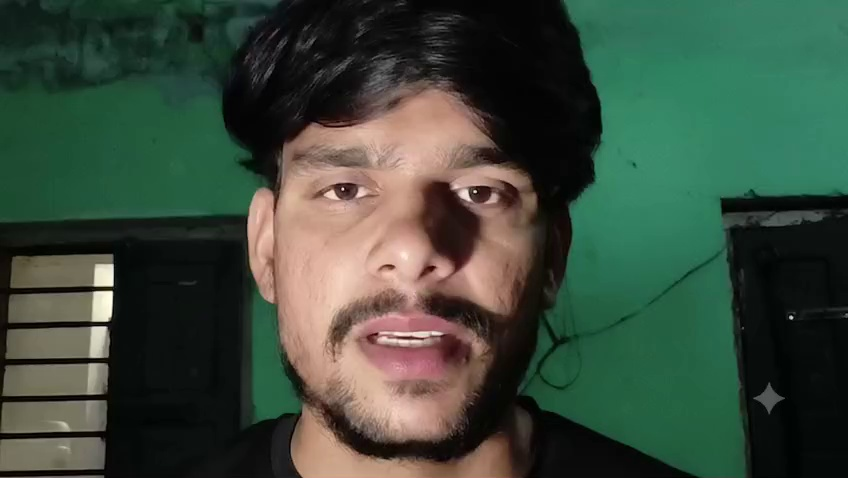
#> input picture sourcediff/data/cases/20261205T201625044496Z-2f763296/input/f1.jpg, 848 x 478 px
$ python run_case.py ../demo/manual_images/f1.jpg
#> lines starting #> are read from the running program, lines starting #| are printed output that depends on the picture
### sourcediff/sourcediff/ingest.py
"""Ingest: the first thing that touches an upload.

Creates the case folder, hashes the file (SHA-256), decides the door (image / video),
probes duration and streams with ffprobe, and sets the flags that decide which diff channels apply.

Flags and how honest they are today:
  has_face    real but crude: OpenCV Haar frontal-face detector on one frame. Replace with MediaPipe.

If the file cannot be probed at all (probe_ok = false) the flags are meaningless, so the verdict engine
refuses to go further: "Can't Verify". A broken probe must never switch channels off.

Tests and demos may drop <case>/scenario/ingest.json to override door / duration_s / flags,
so the verdict logic can be rehearsed on hand-written evidence with a dummy input file.
"""
from __future__ import annotations

import hashlib
import json
import re
import shutil
import subprocess
from datetime import datetime, timezone
from pathlib import Path

from sourcediff import paths

IMAGE_EXT = {".jpg", ".jpeg", ".png", ".webp", ".bmp"}
VIDEO_EXT = {".mp4", ".mov", ".mkv", ".webm", ".avi"}
MAX_UPLOAD_BYTES = 500 * 1024 * 1024


class UnsupportedFile(ValueError):
    pass


def door_for(filename: str) -> str:
    ext = Path(filename).suffix.lower()
    if ext in IMAGE_EXT:
        return "image"
    if ext in VIDEO_EXT:
        return "video"
    raise UnsupportedFile(
        f"unsupported file type {ext or '(none)'}; only image and video files are supported"
    )


def safe_name(filename: str) -> str:
    name = Path(filename).name or "upload"
    name = re.sub(r"[^A-Za-z0-9._-]", "_", name)
    return name[-120:]


def sha256_file(path: Path) -> str:
    h = hashlib.sha256()
    with open(path, "rb") as f:
        for chunk in iter(lambda: f.read(1 << 20), b""):
            h.update(chunk)
    return h.hexdigest()


def create_case(src_path, original_filename: str, root: Path | None = None) -> Path:
    """Copy an upload into a new case folder: <root>/<UTC time>-<sha8>/input/<file>."""
    door_for(original_filename)                       # reject unsupported types early
    root = Path(root) if root else paths.cases_dir()
    src_path = Path(src_path)
    sha = sha256_file(src_path)
    stamp = datetime.now(timezone.utc).strftime("%Y%m%dT%H%M%S%fZ")
    case_dir = root / f"{stamp}-{sha[:8]}"
    (case_dir / "input").mkdir(parents=True)
    shutil.copyfile(src_path, case_dir / "input" / safe_name(original_filename))
    return case_dir


# [36 lines left out: function _probe, not called in this run]


def _has_face(frame_bgr) -> bool:
    try:
        import cv2
        if hasattr(cv2, "CascadeClassifier") and hasattr(cv2, "data") and hasattr(cv2.data, "haarcascades"):
            cas = cv2.CascadeClassifier(cv2.data.haarcascades + "haarcascade_frontalface_default.xml")
            if not cas.empty():
                g = cv2.cvtColor(frame_bgr, cv2.COLOR_BGR2GRAY)
                h, w = g.shape
                s = 640.0 / max(h, w)
                if s < 1:
                    g = cv2.resize(g, (int(w * s), int(h * s)), interpolation=cv2.INTER_AREA)
                if len(cas.detectMultiScale(g, 1.1, 5, minSize=(40, 40))) > 0:
                    return True
        import numpy as np
        ycrcb = cv2.cvtColor(frame_bgr, cv2.COLOR_BGR2YCrCb)
        mask = cv2.inRange(ycrcb, np.array([0, 133, 77]), np.array([255, 173, 127]))
        kernel = cv2.getStructuringElement(cv2.MORPH_ELLIPSE, (11, 11))
        mask = cv2.morphologyEx(mask, cv2.MORPH_CLOSE, kernel)
        contours, _ = cv2.findContours(mask, cv2.RETR_EXTERNAL, cv2.CHAIN_APPROX_SIMPLE)
        h, w = frame_bgr.shape[:2]
        return any(cv2.contourArea(c) > 0.015 * h * w for c in contours)
    except Exception:
        return False


# [11 lines left out: function _video_frame, not called in this run]


def ingest(case_dir) -> dict:
    case_dir = Path(case_dir)
    files = [p for p in (case_dir / "input").iterdir() if p.is_file()]
    if len(files) != 1:
        raise ValueError(f"{case_dir}/input must hold exactly one file, found {len(files)}")
    f = files[0]
    door = door_for(f.name)
    info = {"filename": f.name, "sha256": sha256_file(f), "size_bytes": f.stat().st_size, "door": door,
            "duration_s": None, "width": None, "height": None,
            "ingested_at": datetime.now(timezone.utc).isoformat(timespec="seconds"),
            "probe_ok": True,
            "flags": {"has_face": False, "has_audio": False, "has_speech": False},
            "flag_sources": {
                "has_face": "OpenCV Haar frontal-face detector (crude)",
                "has_audio": "stream probe (ffprobe / container track scan)",
                "has_speech": "stream probe (audio track presence)"
            },
            "notes": []}
    try:
        if door == "image":
            import cv2
            img = cv2.imread(str(f))
            if img is None:
                raise RuntimeError("cannot decode image")
            info["height"], info["width"] = img.shape[:2]
            info["flags"]["has_face"] = _has_face(img)
        else:
            pr = _probe(f)
            info["duration_s"] = round(float(pr["format"].get("duration") or 0), 3) or None
            kinds = [s.get("codec_type") for s in pr.get("streams", [])]
            info["flags"]["has_audio"] = "audio" in kinds
            info["flags"]["has_speech"] = "audio" in kinds
            if door == "video":
                v = next((s for s in pr["streams"] if s.get("codec_type") == "video"), {})
                info["width"], info["height"] = v.get("width"), v.get("height")
                fr = _video_frame(f)
                info["flags"]["has_face"] = bool(fr is not None and _has_face(fr))
    except Exception as exc:                          # e.g. a dummy file in a scenario test
        info["probe_ok"] = False
        info["notes"].append(f"probe failed: {exc}")

    ov = case_dir / "scenario" / "ingest.json"
    if ov.exists():
        o = paths.load_json(ov)
        for k in ("door", "duration_s", "width", "height"):
            if k in o:
                info[k] = o[k]
        info["flags"].update(o.get("flags", {}))
        info["probe_ok"] = bool(o.get("probe_ok", True))     # hand-written flags stand in for the probe
        info["notes"].append("scenario override applied to ingest")
    paths.write_json(case_dir / "ingest.json", info)
    return info

### sourcediff/sourcediff/runner.py
"""The runner: ingest, then run each module as its own process, then the verdict engine.

Path 1 flow:
  ingest
  gate1                 (always: look for the original in library/trusted)
    matched   ->  align, path1      (diff the upload against the original)
    otherwise ->  nothing more to run; the engine answers "Can't Verify"
  verdict -> card

Each module is `python modules/<name>/run.py <case_dir>`, launched with PYTHONPATH=<project>.
registry.json "python" lets a module use its own virtualenv (SyncNet needs an older torch).
The runner never imports a module. A crash, a timeout or a missing result becomes
status="error", which the verdict engine treats as 'did not run', never as 'agrees'.
"""
from __future__ import annotations

import os
import shutil
import subprocess
import sys
import time
from pathlib import Path

from sourcediff import paths, report, verdict
from sourcediff.contract import ModuleResult
from sourcediff.ingest import ingest


def _write_status(case_dir: Path, name: str, status: str, reason: str) -> None:
    res = ModuleResult(module=name, status=status, reason=reason)
    paths.write_json(case_dir / "results" / f"{name}.json", res.to_dict())


# [31 lines left out: functions _launch, _gate, not called in this run]


def run_case(case_dir, log=lambda s: None) -> dict:
    case_dir = Path(case_dir)
    shutil.rmtree(case_dir / "results", ignore_errors=True)       # a re-run starts clean
    for stale in ("alignment.json", "source_ref.json", "chunk_map.json", "gate1_detail.json",
                  "diff_picture_map.png", "video_timeline.png", "verdict.json", "card.json", "card.md"):
        (case_dir / stale).unlink(missing_ok=True)

    t0 = time.time()
    ing = ingest(case_dir)
    door, flags = ing["door"], ing["flags"]
    reg = paths.config("registry")
    roles = paths.config("verdict")["roles"]
    stages_run = []

    # [11 lines left out: function stage, not called in this run]

    stage("gate1")
    g1 = _gate(case_dir, roles["gate1"][door])
    if g1 and g1.matched and not g1.exact_match:
        stage("align")
        stage("path1")

    v = verdict.decide(case_dir)
    v["stages_run"] = stages_run
    v["runtime_s"] = round(time.time() - t0, 2)
    paths.write_json(case_dir / "verdict.json", v)
    card = report.write_card(case_dir)
    return {"case_dir": str(case_dir), "case_id": case_dir.name, "verdict": v["verdict"],
            "label": v["label"], "reason_code": v["reason_code"], "card": card,
            "stub_used": v["stub_used"], "runtime_s": v["runtime_s"]}

### sourcediff/sourcediff/paths.py
"""Where things live. Stdlib-only, so a module running in its own virtualenv can import it.

Environment variables (tests and a second machine use these to point somewhere else):
  SOURCEDIFF_DATA     cases/ and history.db            (default: <project>/data)
  SOURCEDIFF_LIBRARY  trusted/, fake/, index/          (default: <project>/library)
  SOURCEDIFF_CONFIG   registry/verdict/ranges/gates    (default: <project>/config)

Library layout: one subfolder per media type under each library.
  library/trusted/{image,video}/<id>/{original.ext, meta.json}            Gate 1 sources
  library/fake/{image,video}/<id>/...                                     reserved for Gate 2 (not in this build)
  library/index/<door>_<kind>.{faiss,json}                               derived fingerprints: rebuild, never share
"""
from __future__ import annotations

import json
import os
from pathlib import Path

ROOT = Path(__file__).resolve().parents[1]

DOORS = ("image", "video")
LIBRARY_KINDS = ("trusted", "fake")


def config_dir() -> Path:
    return Path(os.environ.get("SOURCEDIFF_CONFIG", ROOT / "config"))


def data_dir() -> Path:
    return Path(os.environ.get("SOURCEDIFF_DATA", ROOT / "data"))


def cases_dir() -> Path:
    return data_dir() / "cases"


def history_db() -> Path:
    return data_dir() / "history.db"


def library_dir() -> Path:
    return Path(os.environ.get("SOURCEDIFF_LIBRARY", ROOT / "library"))


# [5 lines left out: function library_door_dir, not called in this run]


def library_entry_dir(kind: str, door: str, source_id: str) -> Path:
    """library/<kind>/<door>/<source_id>/   holds the media file and its meta.json"""
    return library_door_dir(kind, door) / source_id


# [6 lines left out: function ensure_library_layout, not called in this run]


def load_json(path) -> dict:
    with open(path, encoding="utf-8") as f:
        return json.load(f)


def write_json(path, obj) -> None:
    p = Path(path)
    p.parent.mkdir(parents=True, exist_ok=True)
    with open(p, "w", encoding="utf-8") as f:
        json.dump(obj, f, indent=2, ensure_ascii=False)


def config(name: str) -> dict:
    """config('registry') -> parsed config/registry.json"""
    return load_json(config_dir() / f"{name}.json")

### sourcediff/tools/run_case.py
"""Run one file through the whole pipeline from the command line.

    python tools/run_case.py demo/media/genuine_reupload_astronaut.jpg
    python tools/run_case.py FILE --user alice          # the history row is written for 'alice'
    python tools/run_case.py FILE --no-history

Prints the evidence card and the case folder, so you can open every file the run produced.
"""
import argparse
import sys
from pathlib import Path

sys.path.insert(0, str(Path(__file__).resolve().parents[1]))

from sourcediff import history
from sourcediff.ingest import create_case
from sourcediff.runner import run_case


def main():
    ap = argparse.ArgumentParser()
    ap.add_argument("file")
    ap.add_argument("--user", default="cli")
    ap.add_argument("--no-history", action="store_true")
    a = ap.parse_args()
    case_dir = create_case(a.file, Path(a.file).name)
    out = run_case(case_dir, log=print)
#> in ingest, img is the input picture: shape (478, 848, 3); mean B, G, R 60.2, 74.6, 59.3
#> in _has_face, `g = cv2.cvtColor(frame_bgr, cv2.COLOR_BGR2GRAY)`:
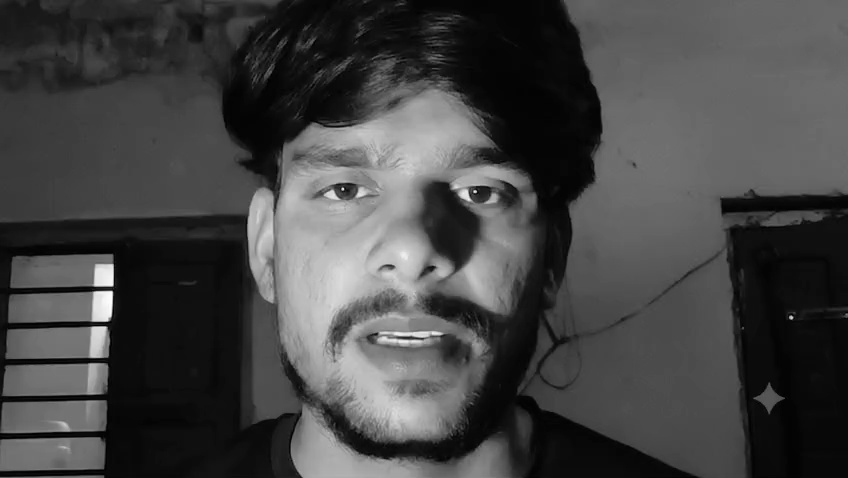
#> g: shape (478, 848); min 0, max 253, mean 68.4
#> in run_case, `ing = ingest(case_dir)`: ing = 12 items
#> in run_case, `door, flags = ing["door"], ing["flags"]`: door = 'image'; flags = {'has_face': True, 'has_audio': False, 'has_speech': False}
    card = out["card"]
    if not a.no_history:
        history.add_submission(a.user, card["input"]["filename"], card["input"]["sha256"], card["input"]["door"],
                               out["verdict"], out["label"], out["case_id"], out["stub_used"],
                               out["reason_code"], card["card_sha256"])
    print("\n" + (Path(case_dir) / "card.md").read_text(encoding="utf-8"))
    print("case folder:", case_dir)


if __name__ == "__main__":
#> (the run stopped early here; a loop or call above may not have finished)
